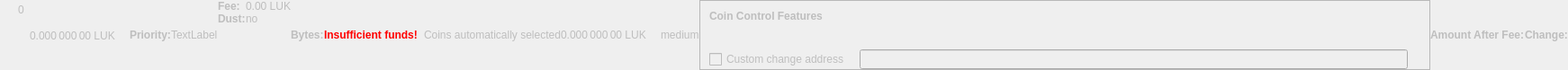
    <widget class="QWidget" name="dummyHideWidget" native="true">
     <property name="enabled">
      <bool>false</bool>
     </property>
     <property name="maximumSize">
      <size>
       <width>100</width>
       <height>22</height>
      </size>
     </property>
     <layout class="QHBoxLayout" name="dummyHideLayout">
      <property name="spacing">
       <number>0</number>
      </property>
      <property name="leftMargin">
       <number>0</number>
      </property>
      <property name="topMargin">
       <number>0</number>
      </property>
      <property name="rightMargin">
       <number>0</number>
      </property>
      <property name="bottomMargin">
       <number>0</number>
      </property>
      <item>
       <layout class="QFormLayout" name="formLayoutCoinControl1">
        <property name="horizontalSpacing">
         <number>10</number>
        </property>
        <property name="verticalSpacing">
         <number>14</number>
        </property>
        <property name="leftMargin">
         <number>10</number>
        </property>
        <property name="topMargin">
         <number>4</number>
        </property>
        <property name="rightMargin">
         <number>6</number>
        </property>
        <item row="0" column="1">
         <widget class="QLabel" name="labelCoinControlBytes">
          <property name="cursor">
           <cursorShape>IBeamCursor</cursorShape>
          </property>
          <property name="contextMenuPolicy">
           <enum>Qt::ActionsContextMenu</enum>
          </property>
          <property name="text">
           <string notr="true">0</string>
          </property>
          <property name="textInteractionFlags">
           <set>Qt::LinksAccessibleByMouse|Qt::TextSelectableByKeyboard|Qt::TextSelectableByMouse</set>
          </property>
         </widget>
        </item>
       </layout>
      </item>
      <item>
       <widget class="QLabel" name="labelCoinControlAfterFee">
        <property name="enabled">
         <bool>false</bool>
        </property>
        <property name="sizePolicy">
         <sizepolicy hsizetype="Fixed" vsizetype="Fixed">
          <horstretch>0</horstretch>
          <verstretch>0</verstretch>
         </sizepolicy>
        </property>
        <property name="minimumSize">
         <size>
          <width>111</width>
          <height>12</height>
         </size>
        </property>
        <property name="maximumSize">
         <size>
          <width>111</width>
          <height>12</height>
         </size>
        </property>
        <property name="cursor">
         <cursorShape>IBeamCursor</cursorShape>
        </property>
        <property name="contextMenuPolicy">
         <enum>Qt::ActionsContextMenu</enum>
        </property>
        <property name="text">
         <string notr="true">0.000 000 00 LUK</string>
        </property>
        <property name="textInteractionFlags">
         <set>Qt::LinksAccessibleByMouse|Qt::TextSelectableByKeyboard|Qt::TextSelectableByMouse</set>
        </property>
       </widget>
      </item>
      <item>
       <widget class="QLabel" name="labelCoinControlPriorityText">
        <property name="enabled">
         <bool>false</bool>
        </property>
        <property name="font">
         <font>
          <weight>75</weight>
          <bold>true</bold>
         </font>
        </property>
        <property name="text">
         <string>Priority:</string>
        </property>
       </widget>
      </item>
      <item>
       <layout class="QHBoxLayout" name="horizontalLayout">
        <item>
         <widget class="QLabel" name="WarningLabel">
          <property name="text">
           <string>TextLabel</string>
          </property>
         </widget>
        </item>
       </layout>
      </item>
      <item>
       <layout class="QFormLayout" name="formLayoutCoinControl3">
        <property name="horizontalSpacing">
         <number>0</number>
        </property>
        <property name="verticalSpacing">
         <number>0</number>
        </property>
        <property name="leftMargin">
         <number>0</number>
        </property>
        <property name="topMargin">
         <number>0</number>
        </property>
        <property name="rightMargin">
         <number>0</number>
        </property>
        <item row="0" column="0">
         <widget class="QLabel" name="labelCoinControlFeeText">
          <property name="enabled">
           <bool>false</bool>
          </property>
          <property name="font">
           <font>
            <weight>75</weight>
            <bold>true</bold>
           </font>
          </property>
          <property name="text">
           <string>Fee:</string>
          </property>
          <property name="margin">
           <number>0</number>
          </property>
         </widget>
        </item>
        <item row="0" column="1">
         <widget class="QLabel" name="labelCoinControlFee">
          <property name="enabled">
           <bool>false</bool>
          </property>
          <property name="cursor">
           <cursorShape>IBeamCursor</cursorShape>
          </property>
          <property name="contextMenuPolicy">
           <enum>Qt::ActionsContextMenu</enum>
          </property>
          <property name="text">
           <string notr="true">0.00 LUK</string>
          </property>
          <property name="textInteractionFlags">
           <set>Qt::LinksAccessibleByMouse|Qt::TextSelectableByKeyboard|Qt::TextSelectableByMouse</set>
          </property>
         </widget>
        </item>
        <item row="1" column="0">
         <widget class="QLabel" name="labelCoinControlLowOutputText">
          <property name="enabled">
           <bool>false</bool>
          </property>
          <property name="font">
           <font>
            <weight>75</weight>
            <bold>true</bold>
           </font>
          </property>
          <property name="text">
           <string>Dust:</string>
          </property>
         </widget>
        </item>
        <item row="1" column="1">
         <widget class="QLabel" name="labelCoinControlLowOutput">
          <property name="enabled">
           <bool>false</bool>
          </property>
          <property name="cursor">
           <cursorShape>IBeamCursor</cursorShape>
          </property>
          <property name="contextMenuPolicy">
           <enum>Qt::ActionsContextMenu</enum>
          </property>
          <property name="text">
           <string>no</string>
          </property>
          <property name="textInteractionFlags">
           <set>Qt::LinksAccessibleByMouse|Qt::TextSelectableByKeyboard|Qt::TextSelectableByMouse</set>
          </property>
         </widget>
        </item>
       </layout>
      </item>
      <item>
       <widget class="QLabel" name="labelCoinControlBytesText">
        <property name="enabled">
         <bool>false</bool>
        </property>
        <property name="font">
         <font>
          <weight>75</weight>
          <bold>true</bold>
         </font>
        </property>
        <property name="text">
         <string>Bytes:</string>
        </property>
       </widget>
      </item>
      <item>
       <layout class="QFormLayout" name="formLayoutCoinControl2">
        <property name="horizontalSpacing">
         <number>0</number>
        </property>
        <property name="verticalSpacing">
         <number>0</number>
        </property>
        <property name="leftMargin">
         <number>0</number>
        </property>
        <property name="topMargin">
         <number>0</number>
        </property>
        <property name="rightMargin">
         <number>0</number>
        </property>
       </layout>
      </item>
      <item>
       <layout class="QHBoxLayout" name="horizontalLayoutCoinControl2">
        <property name="spacing">
         <number>0</number>
        </property>
        <property name="bottomMargin">
         <number>0</number>
        </property>
       </layout>
      </item>
      <item>
       <widget class="QLabel" name="labelCoinControlInsuffFunds">
        <property name="enabled">
         <bool>false</bool>
        </property>
        <property name="minimumSize">
         <size>
          <width>0</width>
          <height>0</height>
         </size>
        </property>
        <property name="font">
         <font>
          <weight>75</weight>
          <bold>true</bold>
         </font>
        </property>
        <property name="styleSheet">
         <string notr="true">color:red;font-weight:bold;</string>
        </property>
        <property name="text">
         <string>Insufficient funds!</string>
        </property>
        <property name="margin">
         <number>5</number>
        </property>
       </widget>
      </item>
      <item>
       <layout class="QFormLayout" name="formLayoutCoinControl4">
        <property name="horizontalSpacing">
         <number>0</number>
        </property>
        <property name="verticalSpacing">
         <number>0</number>
        </property>
        <property name="leftMargin">
         <number>0</number>
        </property>
        <property name="topMargin">
         <number>0</number>
        </property>
        <property name="rightMargin">
         <number>0</number>
        </property>
       </layout>
      </item>
      <item>
       <widget class="QLabel" name="labelCoinControlChangeLabel">
        <property name="enabled">
         <bool>false</bool>
        </property>
        <property name="sizePolicy">
         <sizepolicy hsizetype="Preferred" vsizetype="Expanding">
          <horstretch>0</horstretch>
          <verstretch>0</verstretch>
         </sizepolicy>
        </property>
        <property name="minimumSize">
         <size>
          <width>0</width>
          <height>0</height>
         </size>
        </property>
        <property name="text">
         <string/>
        </property>
        <property name="margin">
         <number>3</number>
        </property>
       </widget>
      </item>
      <item>
       <widget class="QLabel" name="labelCoinControlAutomaticallySelected">
        <property name="enabled">
         <bool>false</bool>
        </property>
        <property name="sizePolicy">
         <sizepolicy hsizetype="Fixed" vsizetype="Fixed">
          <horstretch>0</horstretch>
          <verstretch>0</verstretch>
         </sizepolicy>
        </property>
        <property name="minimumSize">
         <size>
          <width>0</width>
          <height>0</height>
         </size>
        </property>
        <property name="maximumSize">
         <size>
          <width>240</width>
          <height>16777215</height>
         </size>
        </property>
        <property name="text">
         <string>Coins automatically selected</string>
        </property>
        <property name="margin">
         <number>5</number>
        </property>
       </widget>
      </item>
      <item>
       <widget class="QLabel" name="labelCoinControlChange">
        <property name="enabled">
         <bool>false</bool>
        </property>
        <property name="sizePolicy">
         <sizepolicy hsizetype="Fixed" vsizetype="Fixed">
          <horstretch>0</horstretch>
          <verstretch>0</verstretch>
         </sizepolicy>
        </property>
        <property name="minimumSize">
         <size>
          <width>111</width>
          <height>0</height>
         </size>
        </property>
        <property name="maximumSize">
         <size>
          <width>111</width>
          <height>16777215</height>
         </size>
        </property>
        <property name="cursor">
         <cursorShape>IBeamCursor</cursorShape>
        </property>
        <property name="contextMenuPolicy">
         <enum>Qt::ActionsContextMenu</enum>
        </property>
        <property name="text">
         <string notr="true">0.000 000 00 LUK</string>
        </property>
        <property name="textInteractionFlags">
         <set>Qt::LinksAccessibleByMouse|Qt::TextSelectableByKeyboard|Qt::TextSelectableByMouse</set>
        </property>
       </widget>
      </item>
      <item>
       <widget class="QLabel" name="labelCoinControlPriority">
        <property name="enabled">
         <bool>false</bool>
        </property>
        <property name="cursor">
         <cursorShape>IBeamCursor</cursorShape>
        </property>
        <property name="contextMenuPolicy">
         <enum>Qt::ActionsContextMenu</enum>
        </property>
        <property name="text">
         <string>medium</string>
        </property>
        <property name="textInteractionFlags">
         <set>Qt::LinksAccessibleByMouse|Qt::TextSelectableByKeyboard|Qt::TextSelectableByMouse</set>
        </property>
       </widget>
      </item>
      <item>
       <widget class="QFrame" name="frameCoinControl">
        <property name="sizePolicy">
         <sizepolicy hsizetype="Expanding" vsizetype="Expanding">
          <horstretch>0</horstretch>
          <verstretch>0</verstretch>
         </sizepolicy>
        </property>
        <property name="maximumSize">
         <size>
          <width>16777215</width>
          <height>16777215</height>
         </size>
        </property>
        <property name="frameShape">
         <enum>QFrame::StyledPanel</enum>
        </property>
        <property name="frameShadow">
         <enum>QFrame::Sunken</enum>
        </property>
        <layout class="QVBoxLayout" name="verticalLayoutCoinControl2_2">
         <property name="spacing">
          <number>0</number>
         </property>
         <property name="leftMargin">
          <number>0</number>
         </property>
         <property name="topMargin">
          <number>0</number>
         </property>
         <property name="rightMargin">
          <number>0</number>
         </property>
         <property name="bottomMargin">
          <number>0</number>
         </property>
         <item>
          <layout class="QVBoxLayout" name="verticalLayoutCoinControl" stretch="0,0,0,1">
           <property name="spacing">
            <number>0</number>
           </property>
           <property name="leftMargin">
            <number>10</number>
           </property>
           <property name="topMargin">
            <number>10</number>
           </property>
           <item>
            <layout class="QHBoxLayout" name="horizontalLayoutCoinControl1">
             <property name="bottomMargin">
              <number>15</number>
             </property>
             <item>
              <widget class="QLabel" name="labelCoinControlFeatures">
               <property name="enabled">
                <bool>false</bool>
               </property>
               <property name="sizePolicy">
                <sizepolicy hsizetype="Preferred" vsizetype="Maximum">
                 <horstretch>0</horstretch>
                 <verstretch>0</verstretch>
                </sizepolicy>
               </property>
               <property name="font">
                <font>
                 <weight>75</weight>
                 <bold>true</bold>
                </font>
               </property>
               <property name="styleSheet">
                <string notr="true">font-weight:bold;</string>
               </property>
               <property name="text">
                <string>Coin Control Features</string>
               </property>
              </widget>
             </item>
            </layout>
           </item>
           <item>
            <widget class="QWidget" name="widgetCoinControl" native="true">
             <property name="sizePolicy">
              <sizepolicy hsizetype="Preferred" vsizetype="Preferred">
               <horstretch>0</horstretch>
               <verstretch>0</verstretch>
              </sizepolicy>
             </property>
             <property name="minimumSize">
              <size>
               <width>0</width>
               <height>0</height>
              </size>
             </property>
             <property name="styleSheet">
              <string notr="true"/>
             </property>
             <layout class="QHBoxLayout" name="horizontalLayoutCoinControl5_2">
              <property name="leftMargin">
               <number>0</number>
              </property>
              <property name="topMargin">
               <number>0</number>
              </property>
              <property name="rightMargin">
               <number>0</number>
              </property>
              <property name="bottomMargin">
               <number>0</number>
              </property>
              <item>
               <layout class="QHBoxLayout" name="horizontalLayoutCoinControl3">
                <property name="spacing">
                 <number>20</number>
                </property>
                <property name="topMargin">
                 <number>0</number>
                </property>
                <property name="bottomMargin">
                 <number>10</number>
                </property>
               </layout>
              </item>
             </layout>
            </widget>
           </item>
           <item>
            <layout class="QHBoxLayout" name="horizontalLayoutCoinControl4" stretch="0,0,0">
             <property name="spacing">
              <number>12</number>
             </property>
             <property name="sizeConstraint">
              <enum>QLayout::SetDefaultConstraint</enum>
             </property>
             <property name="topMargin">
              <number>5</number>
             </property>
             <property name="rightMargin">
              <number>5</number>
             </property>
             <item>
              <widget class="QCheckBox" name="checkBoxCoinControlChange">
               <property name="enabled">
                <bool>false</bool>
               </property>
               <property name="toolTip">
                <string>If this is activated, but the change address is empty or invalid, change will be sent to a newly generated address.</string>
               </property>
               <property name="text">
                <string>Custom change address</string>
               </property>
              </widget>
             </item>
             <item>
              <widget class="QValidatedLineEdit" name="lineEditCoinControlChange">
               <property name="enabled">
                <bool>false</bool>
               </property>
               <property name="sizePolicy">
                <sizepolicy hsizetype="Expanding" vsizetype="Fixed">
                 <horstretch>0</horstretch>
                 <verstretch>0</verstretch>
                </sizepolicy>
               </property>
              </widget>
             </item>
             <item>
              <widget class="QLabel" name="labelCoinControlChangeLabel_2">
               <property name="sizePolicy">
                <sizepolicy hsizetype="Preferred" vsizetype="Expanding">
                 <horstretch>0</horstretch>
                 <verstretch>0</verstretch>
                </sizepolicy>
               </property>
               <property name="minimumSize">
                <size>
                 <width>0</width>
                 <height>0</height>
                </size>
               </property>
               <property name="text">
                <string/>
               </property>
               <property name="margin">
                <number>3</number>
               </property>
              </widget>
             </item>
            </layout>
           </item>
           <item>
            <spacer name="verticalSpacerCoinControl">
             <property name="orientation">
              <enum>Qt::Vertical</enum>
             </property>
             <property name="sizeHint" stdset="0">
              <size>
               <width>800</width>
               <height>1</height>
              </size>
             </property>
            </spacer>
           </item>
          </layout>
         </item>
        </layout>
       </widget>
      </item>
      <item>
       <widget class="QLabel" name="labelCoinControlAfterFeeText">
        <property name="enabled">
         <bool>false</bool>
        </property>
        <property name="minimumSize">
         <size>
          <width>0</width>
          <height>0</height>
         </size>
        </property>
        <property name="maximumSize">
         <size>
          <width>16777215</width>
          <height>16777215</height>
         </size>
        </property>
        <property name="font">
         <font>
          <weight>75</weight>
          <bold>true</bold>
         </font>
        </property>
        <property name="text">
         <string>Amount After Fee:</string>
        </property>
        <property name="alignment">
         <set>Qt::AlignLeading|Qt::AlignLeft|Qt::AlignVCenter</set>
        </property>
        <property name="margin">
         <number>0</number>
        </property>
       </widget>
      </item>
      <item>
       <widget class="QLabel" name="labelCoinControlChangeText">
        <property name="enabled">
         <bool>false</bool>
        </property>
        <property name="sizePolicy">
         <sizepolicy hsizetype="Preferred" vsizetype="Preferred">
          <horstretch>0</horstretch>
          <verstretch>0</verstretch>
         </sizepolicy>
        </property>
        <property name="minimumSize">
         <size>
          <width>0</width>
          <height>0</height>
         </size>
        </property>
        <property name="maximumSize">
         <size>
          <width>16777215</width>
          <height>16777215</height>
         </size>
        </property>
        <property name="font">
         <font>
          <weight>75</weight>
          <bold>true</bold>
         </font>
        </property>
        <property name="text">
         <string>Change:</string>
        </property>
        <property name="alignment">
         <set>Qt::AlignLeading|Qt::AlignLeft|Qt::AlignVCenter</set>
        </property>
       </widget>
      </item>
     </layout>
    </widget>
